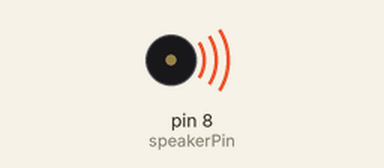
The sketch below on a simulated Arduino Uno, built with avr-gcc and run on an emulated ATmega328P. Parts: buzzer (waves = sounding).

Above: at 0.7 s.
Timing chart, 0 to 17.7 s (numbered marks = the images above):
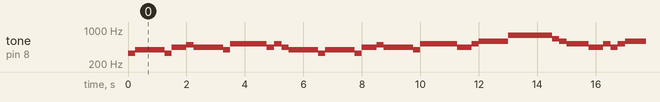

Measured:
- by itself, tone on pin 8 (speakerPin): plays 330 Hz for 0.25 s, 393 Hz for 1.0 s, 330 Hz for 0.25 s, 441 Hz for 0.50 s, 495 Hz for 0.25 s, 441 Hz for 1.0 s … (224 notes in this stretch)

The sketch:

code-Passive_buzzer.ino
```cpp
#define BL1 248
#define BL2 278
#define BL3 294
#define BL4 330
#define BL5 371
#define BL6 416
#define BL7 467

#define B1 495
#define B2 556
#define B3 624
#define B4 661
#define B5 742
#define B6 833
#define B7 935

#define BH1 990
#define BH2 1112
#define BH3 1178
#define BH4 1322
#define BH5 1484
#define BH6 1665
#define BH7 1869

#define NTC1 262
#define NTC2 294
#define NTC3 330
#define NTC4 350
#define NTC5 393
#define NTC6 441
#define NTC7 495

#define NTCL1 131
#define NTCL2 147
#define NTCL3 165
#define NTCL4 175
#define NTCL5 196
#define NTCL6 221
#define NTCL7 248

#define NTCH1 525
#define NTCH2 589
#define NTCH3 661
#define NTCH4 700
#define NTCH5 786
#define NTCH6 882
#define NTCH7 990

#define NTD0 -1
#define NTD1 294
#define NTD2 330
#define NTD3 350
#define NTD4 393
#define NTD5 441
#define NTD6 495
#define NTD7 556

#define NTDL1 147
#define NTDL2 165
#define NTDL3 175
#define NTDL4 196
#define NTDL5 221
#define NTDL6 248
#define NTDL7 278

#define NTDH1 589
#define NTDH2 661
#define NTDH3 700
#define NTDH4 786
#define NTDH5 882
#define NTDH6 990
#define NTDH7 1112

#define NTE1 330
#define NTE2 350
#define NTE3 393
#define NTE4 441
#define NTE5 495
#define NTE6 556
#define NTE7 624

#define NTEL1 165
#define NTEL2 175
#define NTEL3 196
#define NTEL4 221
#define NTEL5 248
#define NTEL6 278
#define NTEL7 312

#define NTEH1 661
#define NTEH2 700
#define NTEH3 786
#define NTEH4 882
#define NTEH5 990
#define NTEH6 1112
#define NTEH7 1248


int speakerPin= 8;
int buzzer=8;//Defining the digital port 8 to control the buzzer
int i = 0;
/*YeZi C*/

int tune[]=                 //List the frequencies according to the simple spectrum
{
NTC3, NTC5, NTC5, NTC3, NTC6, NTC6, NTC7, NTC6, NTC6, NTC6, NTC5, NTCH1, NTCH1, NTCH1, NTCH1, NTC6,
 NTCH1, NTC6, NTC5,

NTC3, NTC5, NTC5, NTC5, NTC3, NTC6, NTC6, NTC7, NTC6, NTC6, NTC6, NTC5, NTCH1, NTCH1, NTCH1,
 NTCH1, NTC6, NTC6, NTCH1,NTCH2,

NTCH5, NTCH5, NTCH5, NTCH5,NTCH5, NTCH3, NTCH2, NTCH1, NTCH1, NTC6, NTCH1, NTC6, NTCH1, NTCH2,
  NTCH2, NTCH2, NTCH2,NTCH2, NTCH1, NTCH3, NTCH2, NTCH2,

NTCH3, NTCH3, NTCH3, NTCH3, NTCH2, NTCH2, NTCH1, NTCH1, NTCH1, NTCH2, NTCH1, NTC6, NTC5, NTC5,
 NTC5, NTC5, NTC6, NTC5,NTCH2, NTCH3,NTCH1,


};
float durt[]=                   //List the tempo according to the simple spectrum
{
0.5, 0.5, 1.5, 0.5
, 0.5, 0.5, 0.5, 1, 0.5, 0.5, 0.5, 1, 0.5, 0.5, 0.5, 0.5, 0.5, 0.5, 2,

0.5, 0.5, 1, 0.5, 0.5, 0.5, 0.5, 0.5, 1, 0.5, 0.5, 0.5, 1, 0.5, 0.5,
0.5, 0.5, 0.5, 0.5, 2,
0.5, 1, 0.5, 0.5, 0.5, 0.5, 0.5, 0.5, 1, 1, 0.5, 0.5, 0.5, 1, 0.25,
  0.5, 0.5, 0.5, 0.5, 1, 0.25, 2,

0.5, 1, 0.5, 0.5, 0.5, 1, 0.5, 1, 0.5, 0.5, 0.5, 0.5, 0.5, 0.5, 1,
 0.5, 0.5, 0.5, 0.5, 0.5, 2,
};

void PlayTest()
{
 int length = sizeof(tune)/sizeof(tune[0]);   //Calculate length
 for(int x=0; x < length;x++)
  {
    tone(speakerPin,tune[x]);
    delay(500*durt[x]);   //This is used to adjust the time delay according to the beat,500 this index can be adjusted by yourself. In this music, I find that 500 is more suitable.。
    noTone(speakerPin);
  }

}
void setup()
{
pinMode(buzzer,OUTPUT); //Defining the buzzer port for the output port
}
void loop()
{
         PlayTest();
}
```
